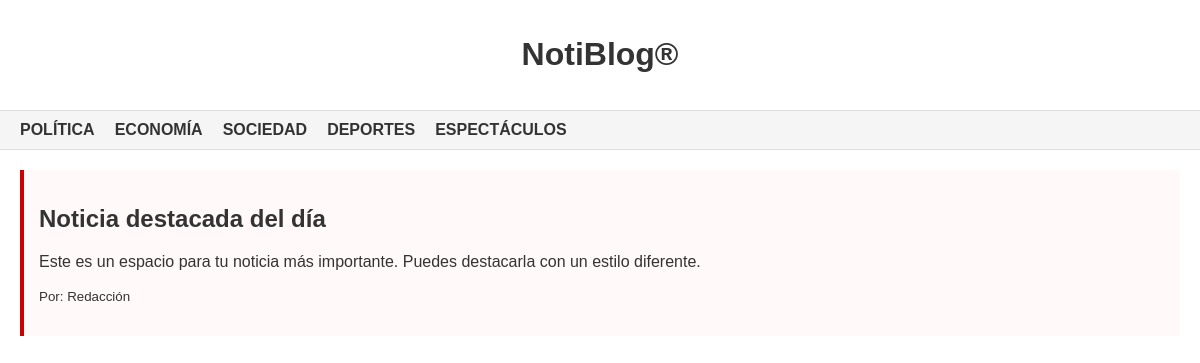
The app's page /, older data.
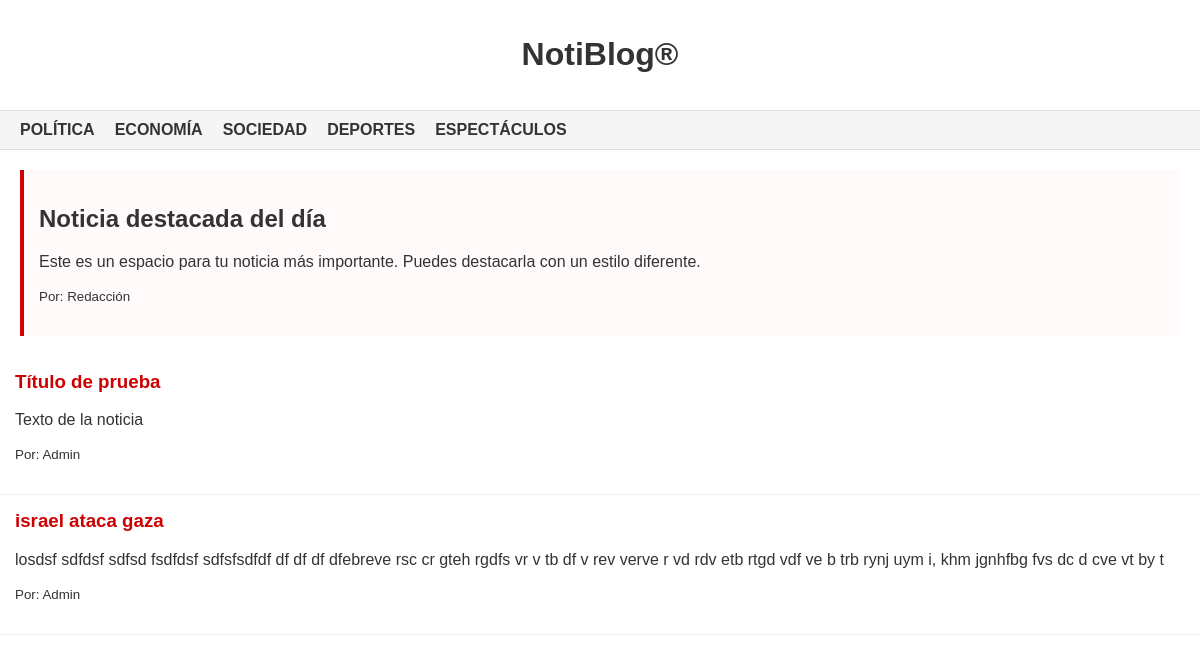
The same page, newer data.
### noti_blog/models.py (models this page shows, shortened)
class Noticia(models.Model):
    titulo = models.CharField(max_length=200)
    contenido = models.TextField()

### noti_blog/views.py (the view)
# urls.py: path('', views.lista_noticias, name='lista-noticias'),
def lista_noticias(request):
    if request.method == 'POST':
        form = NoticiaForm(request.POST)  # Crea el formulario con los datos recibidos
        if form.is_valid():
            form.save()  # Guarda en la BD
            return redirect('lista-noticias')  # Recarga la página
    else:
        form = NoticiaForm()  # Formulario vacío
    noticias = Noticia.objects.all()  # Obtiene todas las noticias
    return render(request, 'noti_blog/lista_noticias.html', {
        'noticias': noticias,
        'form': form  # Pasa el formulario al template
    })

### noti_blog/templates/noti_blog/lista_noticias.html (shortened to what this page needs)
<!DOCTYPE html>
<html>
<head>
</head>
<body>
    <div class="header">
        <h1>NotiBlog®</h1>
    </div>
    <div class="menu">
        <span>POLÍTICA</span>
        <span>ECONOMÍA</span>
        <span>SOCIEDAD</span>
        <span>DEPORTES</span>
        <span>ESPECTÁCULOS</span>
    </div>
    <div class="noticia-destacada">
        <h2>Noticia destacada del día</h2>
        <p>Este es un espacio para tu noticia más importante. Puedes destacarla con un estilo diferente.</p>
        <p><small>Por: Redacción</small></p>
    </div>
    {% for noticia in noticias %}
    <div class="noticia">
        <h3>{{ noticia.titulo }}</h3>
        <p>{{ noticia.contenido }}</p>
        <p><small>Por: Admin</small></p>
    </div>
    {% endfor %}
</body>
</html>

### noti_blog/templates/noti_blog/lista_noticias.html (style rules this page uses)
body { font-family: Arial, sans-serif; margin: 0; padding: 0; color: #333; }
.header { background: white; padding: 15px 20px; border-bottom: 1px solid #ddd; text-align: center; }
.menu { display: flex; gap: 20px; padding: 10px 20px; background: #f5f5f5; border-bottom: 1px solid #ddd; overflow-x: auto; }
.menu span { font-weight: bold; cursor: pointer; }
.noticia-destacada { background: #fff9f9; border-left: 4px solid #c00; padding: 15px; margin: 20px; }
.noticia { padding: 15px; border-bottom: 1px solid #eee; }
.noticia h3 { margin-top: 0; color: #c00; }

Row changes from the older to the newer data that the page shows:
added Noticia: titulo "Título de prueba", contenido "Texto de la noticia"
added Noticia: titulo "israel ataca gaza", contenido "losdsf sdfdsf sdfsd fsdfdsf sdfsfsdfdf df df df dfebreve rsc cr gteh rgdfs vr v tb df v rev verve r vd rdv etb rtgd vdf ve b trb rynj uym i, khm jgnhfbg fvs dc d cve vt by t"
